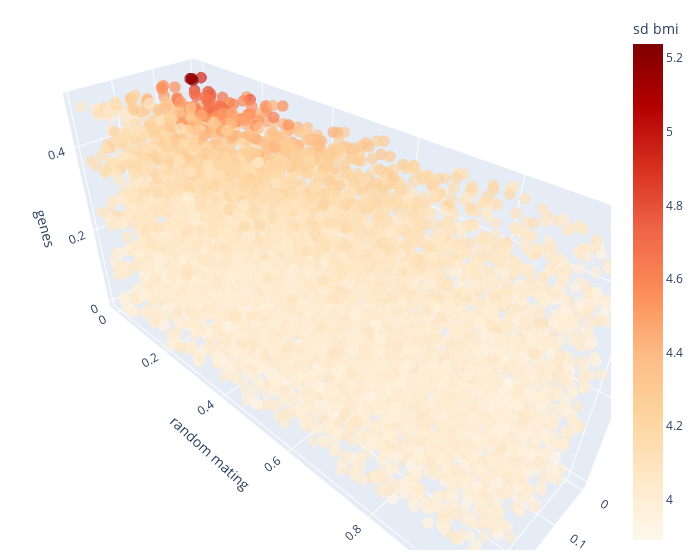

Notebook source saved alongside this figure:
### Markdown cell above
## SD BMI

### Code cell
ef = Sensitivity(problem, df['sd_bmi'], X)
ef.score('efast')
ef.plot(save=True, filepath= plots_path + 'snp-efast-sd-bmi.pdf',
    move=True, moving_path= '../manuscript/plots/')
ef.plot3D(labels={'outcome':'sd bmi', 'y':'random mating', 'x':'fertility', 'z':'genes'})

sav['ef_sd_s1'] = ef.tabval('S1')
sav['ef_sd_st'] = ef.tabval('ST')

# save output
v = ef.createRows(sav)
joblib.dump(v, 'efast-snp.pkl')

### Figure 1 — Plotly figure (JSON) as saved in the notebook; plotly's stock layout.template omitted (floating-point values rounded to 4 significant figures; data arrays with more than 128 entries replaced by an {"elided": "..."} marker saying what was removed)
{"data": [{"hovertemplate": "p_fertility_factor=%{x}<br>p_random_mating=%{y}<br>p_genetic_variance=%{z}<br>sd_bmi=%{marker.color}<extra></extra>", "legendgroup": "", "marker": {"color": {"elided": "6000 float values"}, "coloraxis": "coloraxis", "opacity": 0.7, "size": 4, "symbol": "circle"}, "mode": "markers", "name": "", "scene": "scene", "showlegend": false, "type": "scatter3d", "x": {"elided": "6000 float values"}, "y": {"elided": "6000 float values"}, "z": {"elided": "6000 float values"}}], "layout": {"coloraxis": {"colorbar": {"title": {"text": "sd bmi"}}, "colorscale": [[0.0, "rgb(255,247,236)"], [0.125, "rgb(254,232,200)"], [0.25, "rgb(253,212,158)"], [0.375, "rgb(253,187,132)"], [0.5, "rgb(252,141,89)"], [0.625, "rgb(239,101,72)"], [0.75, "rgb(215,48,31)"], [0.875, "rgb(179,0,0)"], [1.0, "rgb(127,0,0)"]]}, "legend": {"tracegroupgap": 0}, "margin": {"b": 10, "l": 10, "r": 20, "t": 10}, "scene": {"domain": {"x": [0.0, 1.0], "y": [0.0, 1.0]}, "xaxis": {"title": {"text": "fertility"}}, "yaxis": {"title": {"text": "random mating"}}, "zaxis": {"title": {"text": "genes"}}}, "width": 700}}
